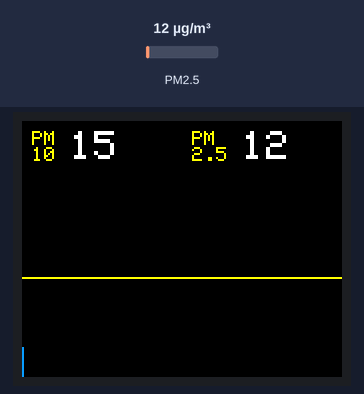
Simulated run of this sketch. Board: Arduino Uno, built with avr-gcc and run on an emulated ATmega328P. Shown: 160×128 colour display. Inputs (shaded band) come from the test bench; at power-on: PM2.5 12 µg/m³. What the sketch prints to the serial monitor is not drawn.

Above: at 1.6 s.
1.7 s: PM2.5 set to 6 µg/m³
At 2.4 s:
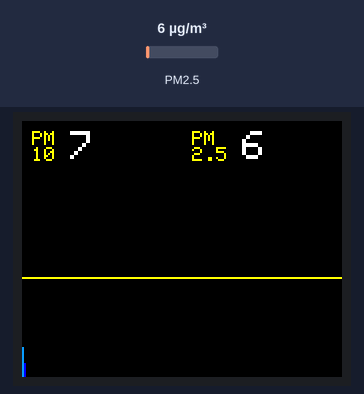
5.8 s: PM2.5 set to 75 µg/m³
At 6.8 s:
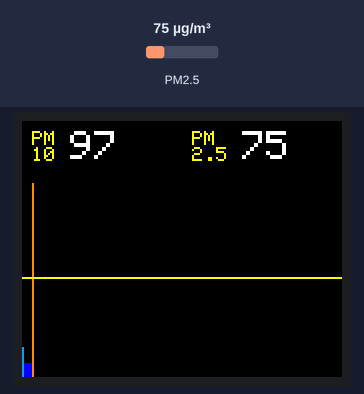
9.9 s: PM2.5 set to 150 µg/m³
At 10.6 s:
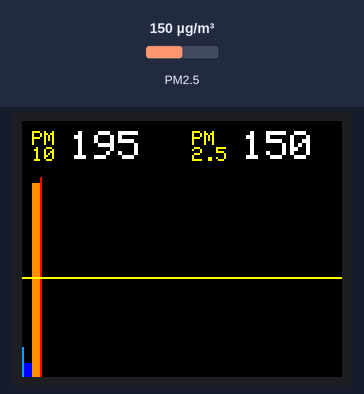
14.0 s: PM2.5 set to 18 µg/m³
At 14.8 s:
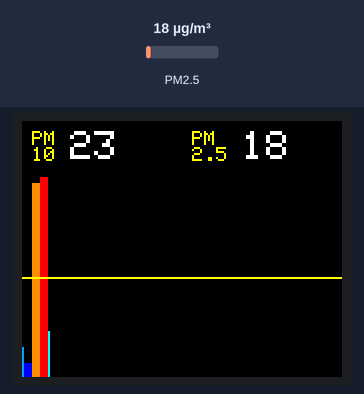
Timing chart, 0 to 17.0 s (numbered marks = the images above; inputs shaded):
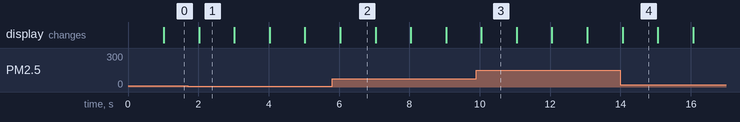

Measured:
- after the input at 1.7 s, the display: changes after 0.32 s (image 1)
- after the input at 5.8 s, the display: changes after 0.23 s (image 2)
- after the input at 9.9 s, the display: changes after 0.15 s (image 3)
- after the input at 14.0 s, the display: changes after 0.06 s (image 4)
- what the display in image 2 shows lasts 1.0 s, from 6.0 s to 7.0 s

The sketch:

pm10sensor.ino
```cpp
#include <Adafruit_GFX.h>
#include <Adafruit_ST7735.h>
#include <SPI.h>
#include <math.h>

#define TFT_CS     10
#define TFT_RST    8
#define TFT_DC     9
#include <SDS011.h>

Adafruit_ST7735 tft = Adafruit_ST7735(TFT_CS,  TFT_DC, TFT_RST);

float pm10, pm25;
int lastPm10 = -1;
int lastPm25 = -1;
int error;
int i = 0;

SDS011 my_sds;

void setup() {
  my_sds.begin(3,2);
  Serial.begin(9600);

  // paint display black
  tft.initR(INITR_BLACKTAB);
  tft.fillScreen(ST7735_BLACK);
  tft.setRotation(2);
  tft.fillScreen(ST7735_BLACK);
  tft.setRotation(3);
  tft.fillScreen(ST7735_BLACK);

  // add basic UI labels
  tft.setTextColor(ST7735_YELLOW);
  tft.setCursor(5, 5);
  tft.print("PM");
  tft.setCursor(5, 13);
  tft.print("10");

  tft.setCursor(85, 5);
  tft.print("PM");
  tft.setCursor(85, 13);
  tft.print("2.5");
}

void loop() {
  error = my_sds.read(&pm25,&pm10);

  if (!error) { // when there are new values (every second)
    Serial.println("P2.5: "+String(pm25));
    Serial.println("P10:  "+String(pm10));

    if ((int) pm10 != lastPm10) { //PM10 value changed
      lastPm10 = (int) pm10;

      // clear screen
      tft.fillRect(24, 5, 56, 14, ST7735_BLACK);

      // write pm10 value
      tft.setCursor(24, 5);
      tft.setTextSize(2);
      tft.setTextColor(ST7735_WHITE);
      tft.print(String(lastPm10));
    }

    if ((int) pm25 != lastPm25) {
      lastPm25 = (int) pm25;

      // clear screen
      tft.fillRect(110, 5, 50, 14, ST7735_BLACK);

      // write pm10 value
      tft.setCursor(110, 5);
      tft.setTextSize(2);
      tft.setTextColor(ST7735_WHITE);
      tft.print(String(lastPm25));
    }

    int dispPm10 = lastPm10;
    uint16_t color = ST7735_BLUE;

    if (dispPm10 > 100) {
      dispPm10 = 100;
      color = ST7735_RED;
    }
    else if (dispPm10 >= 51) {
      // dark orange
      color = 0b1111110001100000;
    }
    else if (dispPm10 >= 36) {
      color = ST7735_YELLOW;
    }
    else if (dispPm10 >= 21) {
      color = ST7735_CYAN;
    }
    else if (dispPm10 >= 11) {
      // light blue
      color = 0b0000110011111111;
    }
    else if (dispPm10 >= 0) {
      color = ST7735_BLUE;
    }

    // clear the next three columns
    tft.drawFastVLine(i, 28, 100, ST7735_BLACK);
    tft.drawFastVLine(i+1, 28, 100, ST7735_BLACK);
    tft.drawFastVLine(i+2, 28, 100, ST7735_BLACK);

    // draw new column
    tft.drawFastVLine(i, 128 - dispPm10, dispPm10, color);
    //tft.drawPixel(i, 128 - lastP25, ST7735_BLACK);

    // redraw threshold line on top
    tft.drawFastHLine(0, 128 - 50, 160, ST7735_YELLOW);

    // increment column number
    i++;
    if (i == 160) i = 0;
  }
  delay(100);
}
```
